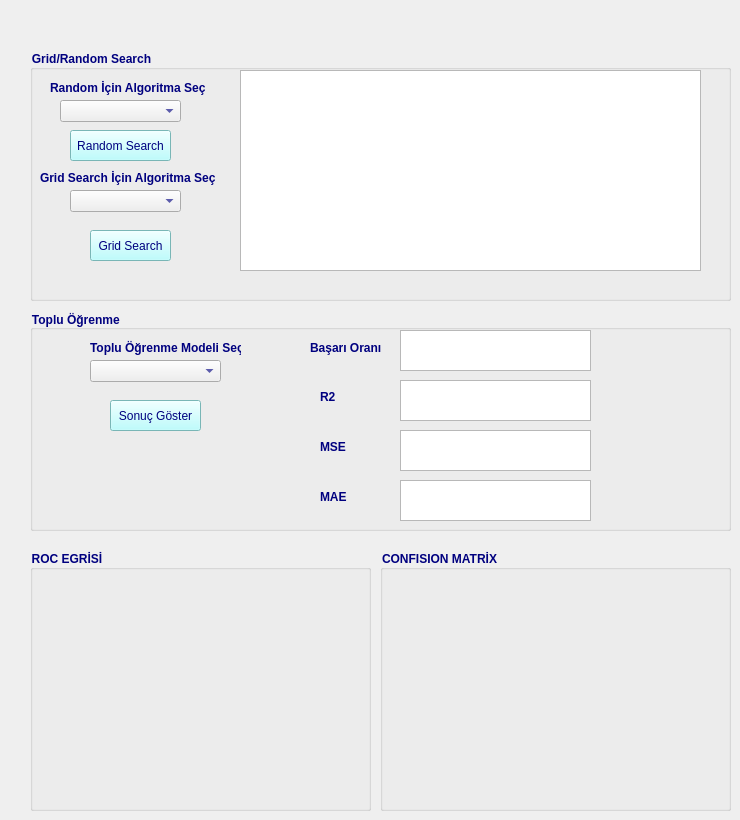
   <widget class="QWidget" name="tab_4">
    <attribute name="title">
     <string>Grid/Random/Toplu Öğrenme</string>
    </attribute>
    <widget class="QGroupBox" name="groupBox">
     <property name="geometry">
      <rect>
       <x>30</x>
       <y>50</y>
       <width>701</width>
       <height>251</height>
      </rect>
     </property>
     <property name="font">
      <font>
       <weight>75</weight>
       <bold>true</bold>
      </font>
     </property>
     <property name="styleSheet">
      <string notr="true">color: rgb(0, 0, 127);</string>
     </property>
     <property name="title">
      <string>Grid/Random Search</string>
     </property>
     <widget class="QPushButton" name="pushButton_7">
      <property name="geometry">
       <rect>
        <x>60</x>
        <y>180</y>
        <width>81</width>
        <height>31</height>
       </rect>
      </property>
      <property name="styleSheet">
       <string notr="true">
background-color: rgb(170, 255, 255);</string>
      </property>
      <property name="text">
       <string>Grid Search</string>
      </property>
     </widget>
     <widget class="QTextEdit" name="textEdit_6">
      <property name="geometry">
       <rect>
        <x>210</x>
        <y>20</y>
        <width>461</width>
        <height>201</height>
       </rect>
      </property>
     </widget>
     <widget class="QComboBox" name="comboBox_4">
      <property name="geometry">
       <rect>
        <x>40</x>
        <y>140</y>
        <width>111</width>
        <height>22</height>
       </rect>
      </property>
     </widget>
     <widget class="QPushButton" name="pushButton_11">
      <property name="geometry">
       <rect>
        <x>40</x>
        <y>80</y>
        <width>101</width>
        <height>31</height>
       </rect>
      </property>
      <property name="styleSheet">
       <string notr="true">
background-color: rgb(170, 255, 255);</string>
      </property>
      <property name="text">
       <string>Random Search</string>
      </property>
     </widget>
     <widget class="QLabel" name="label_38">
      <property name="geometry">
       <rect>
        <x>10</x>
        <y>120</y>
        <width>231</width>
        <height>16</height>
       </rect>
      </property>
      <property name="font">
       <font>
        <weight>75</weight>
        <bold>true</bold>
       </font>
      </property>
      <property name="styleSheet">
       <string notr="true">color: rgb(0, 0, 127);</string>
      </property>
      <property name="text">
       <string>Grid Search İçin Algoritma Seç</string>
      </property>
     </widget>
     <widget class="QComboBox" name="comboBox_8">
      <property name="geometry">
       <rect>
        <x>30</x>
        <y>50</y>
        <width>121</width>
        <height>22</height>
       </rect>
      </property>
     </widget>
     <widget class="QLabel" name="label_20">
      <property name="geometry">
       <rect>
        <x>20</x>
        <y>30</y>
        <width>161</width>
        <height>16</height>
       </rect>
      </property>
      <property name="font">
       <font>
        <weight>75</weight>
        <bold>true</bold>
       </font>
      </property>
      <property name="styleSheet">
       <string notr="true">color: rgb(0, 0, 127);</string>
      </property>
      <property name="text">
       <string>Random İçin Algoritma Seç</string>
      </property>
     </widget>
    </widget>
    <widget class="QGroupBox" name="groupBox_3">
     <property name="geometry">
      <rect>
       <x>30</x>
       <y>310</y>
       <width>701</width>
       <height>221</height>
      </rect>
     </property>
     <property name="font">
      <font>
       <weight>75</weight>
       <bold>true</bold>
      </font>
     </property>
     <property name="styleSheet">
      <string notr="true">color: rgb(0, 0, 127);</string>
     </property>
     <property name="title">
      <string>Toplu Öğrenme </string>
     </property>
     <widget class="QComboBox" name="comboBox_3">
      <property name="geometry">
       <rect>
        <x>60</x>
        <y>50</y>
        <width>131</width>
        <height>22</height>
       </rect>
      </property>
     </widget>
     <widget class="QLabel" name="label_11">
      <property name="geometry">
       <rect>
        <x>60</x>
        <y>30</y>
        <width>151</width>
        <height>16</height>
       </rect>
      </property>
      <property name="font">
       <font>
        <weight>75</weight>
        <bold>true</bold>
       </font>
      </property>
      <property name="styleSheet">
       <string notr="true">color: rgb(0, 0, 127);</string>
      </property>
      <property name="text">
       <string>Toplu Öğrenme Modeli Seç</string>
      </property>
     </widget>
     <widget class="QTextEdit" name="textEdit_13">
      <property name="geometry">
       <rect>
        <x>370</x>
        <y>20</y>
        <width>191</width>
        <height>41</height>
       </rect>
      </property>
     </widget>
     <widget class="QPushButton" name="pushButton_12">
      <property name="geometry">
       <rect>
        <x>80</x>
        <y>90</y>
        <width>91</width>
        <height>31</height>
       </rect>
      </property>
      <property name="styleSheet">
       <string notr="true">
background-color: rgb(170, 255, 255);</string>
      </property>
      <property name="text">
       <string>Sonuç Göster</string>
      </property>
     </widget>
     <widget class="QLabel" name="label_19">
      <property name="geometry">
       <rect>
        <x>280</x>
        <y>30</y>
        <width>71</width>
        <height>16</height>
       </rect>
      </property>
      <property name="font">
       <font>
        <weight>75</weight>
        <bold>true</bold>
       </font>
      </property>
      <property name="text">
       <string>Başarı Oranı</string>
      </property>
     </widget>
     <widget class="QTextEdit" name="textEdit_7">
      <property name="geometry">
       <rect>
        <x>370</x>
        <y>70</y>
        <width>191</width>
        <height>41</height>
       </rect>
      </property>
     </widget>
     <widget class="QLabel" name="label_45">
      <property name="geometry">
       <rect>
        <x>290</x>
        <y>80</y>
        <width>46</width>
        <height>13</height>
       </rect>
      </property>
      <property name="font">
       <font>
        <weight>75</weight>
        <bold>true</bold>
       </font>
      </property>
      <property name="text">
       <string>R2</string>
      </property>
     </widget>
     <widget class="QTextEdit" name="textEdit_12">
      <property name="geometry">
       <rect>
        <x>370</x>
        <y>120</y>
        <width>191</width>
        <height>41</height>
       </rect>
      </property>
     </widget>
     <widget class="QTextEdit" name="textEdit_17">
      <property name="geometry">
       <rect>
        <x>370</x>
        <y>170</y>
        <width>191</width>
        <height>41</height>
       </rect>
      </property>
     </widget>
     <widget class="QLabel" name="label_46">
      <property name="geometry">
       <rect>
        <x>290</x>
        <y>130</y>
        <width>46</width>
        <height>13</height>
       </rect>
      </property>
      <property name="font">
       <font>
        <weight>75</weight>
        <bold>true</bold>
       </font>
      </property>
      <property name="text">
       <string>MSE</string>
      </property>
     </widget>
     <widget class="QLabel" name="label_47">
      <property name="geometry">
       <rect>
        <x>290</x>
        <y>180</y>
        <width>46</width>
        <height>13</height>
       </rect>
      </property>
      <property name="font">
       <font>
        <weight>75</weight>
        <bold>true</bold>
       </font>
      </property>
      <property name="text">
       <string>MAE</string>
      </property>
     </widget>
    </widget>
    <widget class="QLabel" name="label_40">
     <property name="geometry">
      <rect>
       <x>60</x>
       <y>20</y>
       <width>601</width>
       <height>20</height>
      </rect>
     </property>
     <property name="font">
      <font>
       <weight>75</weight>
       <bold>true</bold>
      </font>
     </property>
     <property name="text">
      <string/>
     </property>
    </widget>
    <widget class="QGroupBox" name="groupBox_6">
     <property name="geometry">
      <rect>
       <x>30</x>
       <y>550</y>
       <width>341</width>
       <height>261</height>
      </rect>
     </property>
     <property name="font">
      <font>
       <weight>75</weight>
       <bold>true</bold>
      </font>
     </property>
     <property name="styleSheet">
      <string notr="true">color: rgb(0, 0, 127);</string>
     </property>
     <property name="title">
      <string>ROC EGRİSİ</string>
     </property>
     <widget class="QLabel" name="label_17">
      <property name="geometry">
       <rect>
        <x>-20</x>
        <y>20</y>
        <width>361</width>
        <height>221</height>
       </rect>
      </property>
      <property name="text">
       <string/>
      </property>
     </widget>
    </widget>
    <widget class="QGroupBox" name="groupBox_7">
     <property name="geometry">
      <rect>
       <x>380</x>
       <y>550</y>
       <width>351</width>
       <height>261</height>
      </rect>
     </property>
     <property name="font">
      <font>
       <weight>75</weight>
       <bold>true</bold>
      </font>
     </property>
     <property name="styleSheet">
      <string notr="true">color: rgb(0, 0, 127);</string>
     </property>
     <property name="title">
      <string>CONFISION MATRİX</string>
     </property>
     <widget class="QLabel" name="label_18">
      <property name="geometry">
       <rect>
        <x>-20</x>
        <y>30</y>
        <width>371</width>
        <height>221</height>
       </rect>
      </property>
      <property name="text">
       <string/>
      </property>
     </widget>
    </widget>
    <widget class="QLabel" name="label_41">
     <property name="geometry">
      <rect>
       <x>60</x>
       <y>10</y>
       <width>601</width>
       <height>20</height>
      </rect>
     </property>
     <property name="font">
      <font>
       <weight>75</weight>
       <bold>true</bold>
      </font>
     </property>
     <property name="text">
      <string/>
     </property>
    </widget>
   </widget>
